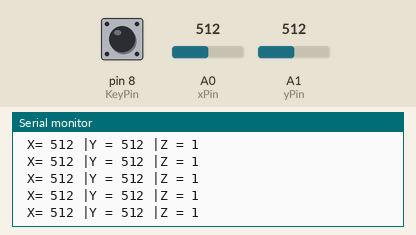
Recording of a sketch running on a simulated Arduino Uno, built with avr-gcc and run on an emulated ATmega328P. Shown: the last lines printed to the serial monitor. Inputs (shaded band) come from the test bench; at power-on: A1 (yPin) = 512, pin 8 (KeyPin) HIGH, A0 (xPin) = 512.

Above: at 7.2 s.
7.3 s: A1 (yPin) set to 105
At 7.36 s:
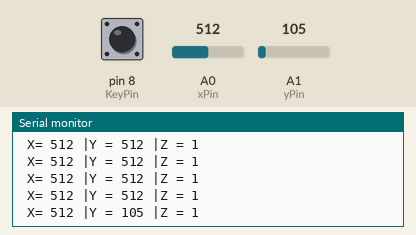
10.3 s: A1 (yPin) set to 95
At 10.38 s:
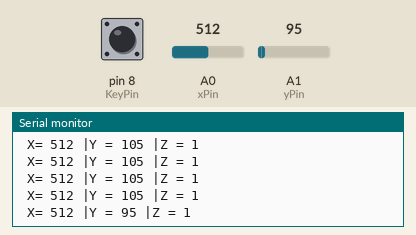
Timing chart, 0 to 13.3 s (numbered marks = the images above; inputs shaded):
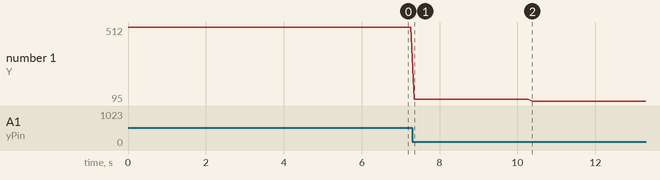

The sketch:

Joystick_analog.ino
```cpp
int xPin=A0;//X Pin goes to A0
int yPin=A1;//Y Pin goes to A1
int KeyPin=8;//Z goes to digital pin 8

void setup() {
  // put your setup code here, to run once:
  pinMode(KeyPin,INPUT_PULLUP);//we will need an internal pullup resistor for Z
  digitalWrite(KeyPin,HIGH);//It's a switch so lets keep it high
  Serial.begin(9600);
}

void loop() {
  // put your main code here, to run repeatedly:
 Serial.print(" X= ");
 Serial.print(analogRead(xPin));
 Serial.print(" |Y = ");
 Serial.print(analogRead(yPin));
 Serial.print(" |Z = ");
 Serial.println(digitalRead(KeyPin));

 delay(100);//1ms delay between readings
}
```

Measured:
- after the input at 7.3 s, the serial monitor: prints a new line after 0.05 s (image 1)
- after the input at 10.3 s, the serial monitor: prints a new line after 0.08 s (image 2)
- plotted number 1: 512 → 105 after the input at 7.3 s, 105 → 95 after the input at 10.3 s
